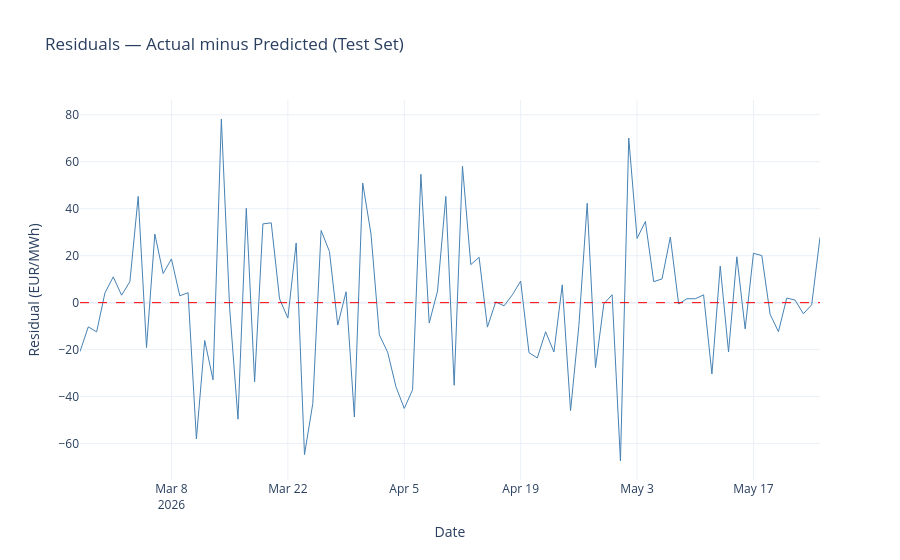
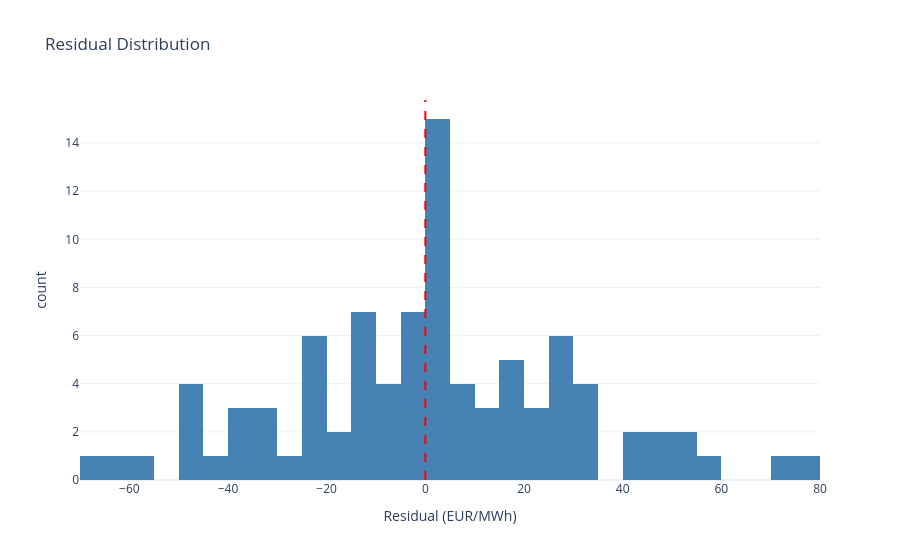
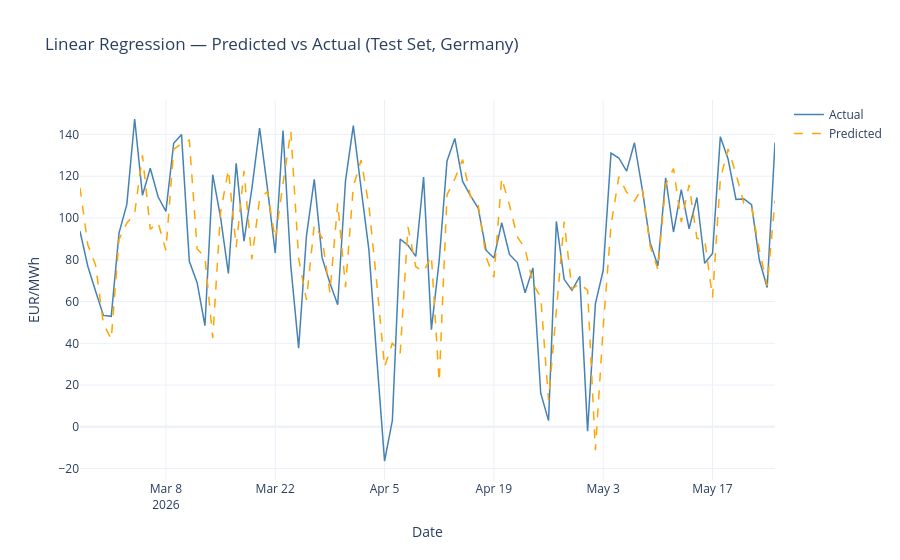
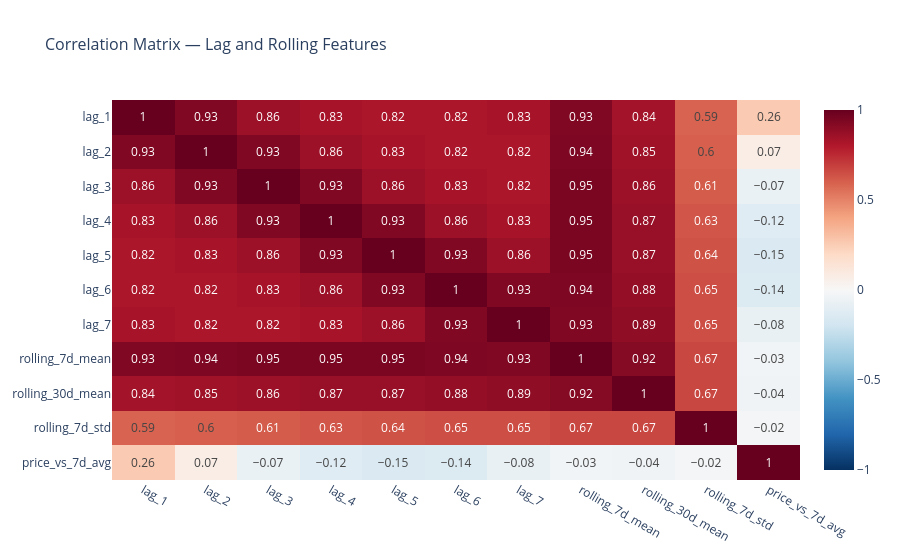

Notebook code for these charts, in order:
### Code cell
from sklearn.linear_model import LinearRegression
from sklearn.preprocessing import StandardScaler
from sklearn.metrics import mean_absolute_error, mean_squared_error
import numpy as np
import pandas as pd
import plotly.graph_objects as go
import plotly.express as px
import joblib
import os

os.makedirs("models", exist_ok=True)
os.makedirs("figures", exist_ok=True)

# Load combined dataset
combined = pd.read_csv("data/clean/prices_daily_ALL.csv", parse_dates=["date"])
combined = combined.sort_values(["country", "date"]).reset_index(drop=True)

# Lag features per country
for n in range(1, 8):
    combined[f"lag_{n}"] = combined.groupby("country")["avg_price_eur_mwh"].shift(n)

combined["rolling_7d_mean"]  = combined.groupby("country")["avg_price_eur_mwh"].shift(1).transform(lambda x: x.rolling(7).mean())
combined["rolling_30d_mean"] = combined.groupby("country")["avg_price_eur_mwh"].shift(1).transform(lambda x: x.rolling(30).mean())
combined["rolling_7d_std"]   = combined.groupby("country")["avg_price_eur_mwh"].shift(1).transform(lambda x: x.rolling(7).std())
combined["lag_1_filled"]     = combined.groupby("country")["avg_price_eur_mwh"].shift(1)
combined["price_vs_7d_avg"]  = combined["lag_1_filled"] / combined["rolling_7d_mean"]

# One-hot encode month, dayofweek, and country
month_dummies   = pd.get_dummies(combined["date"].dt.month, prefix="month", drop_first=True)
dow_dummies     = pd.get_dummies(combined["date"].dt.dayofweek, prefix="dow", drop_first=True)
country_dummies = pd.get_dummies(combined["country"], prefix="country", drop_first=True)
combined = pd.concat([combined, month_dummies, dow_dummies, country_dummies], axis=1)
combined = combined.dropna().reset_index(drop=True)

LAG_FEATURES     = [f"lag_{n}" for n in range(1, 8)]
ROLLING_FEATURES = ["rolling_7d_mean", "rolling_30d_mean", "rolling_7d_std", "price_vs_7d_avg"]
MONTH_FEATURES   = [col for col in combined.columns if col.startswith("month_")]
DOW_FEATURES     = [col for col in combined.columns if col.startswith("dow_")]
COUNTRY_FEATURES = [col for col in combined.columns if col.startswith("country_")]
FEATURES         = LAG_FEATURES + ROLLING_FEATURES + MONTH_FEATURES + DOW_FEATURES + COUNTRY_FEATURES
TARGET           = "avg_price_eur_mwh"

print(f"Total features: {len(FEATURES)}")
print(f"Total rows: {combined.shape[0]}")

# Train / test split — last 90 days per country
test_mask = combined.groupby("country")["date"].transform(lambda x: x >= x.nlargest(90).min())
train = combined[~test_mask]
test  = combined[test_mask]

X_train, y_train = train[FEATURES], train[TARGET]
X_test,  y_test  = test[FEATURES],  test[TARGET]

# Scale
scaler = StandardScaler()
X_train_scaled = scaler.fit_transform(X_train)
X_test_scaled  = scaler.transform(X_test)

# Train one model
model = LinearRegression()
model.fit(X_train_scaled, y_train)

# Evaluate
preds = model.predict(X_test_scaled)
mae   = mean_absolute_error(y_test, preds)
rmse  = np.sqrt(mean_squared_error(y_test, preds))
r2    = model.score(X_test_scaled, y_test)
print(f"\nOverall — MAE: {mae:.2f} | RMSE: {rmse:.2f} | R²: {r2:.3f}")

# Save one model and scaler
joblib.dump(model,    "models/lr_price_forecast_ALL.pkl")
joblib.dump(scaler,   "models/lr_scaler_ALL.pkl")
joblib.dump(FEATURES, "models/lr_features_ALL.pkl")
print("Model saved.")

# Pull DE test data for plots
de_test  = test[test["country"] == "DE"].copy()
de_preds = model.predict(scaler.transform(de_test[FEATURES]))

# Residual plot
residuals = de_test[TARGET].values - de_preds

fig_resid = go.Figure()
fig_resid.add_trace(go.Scatter(x=de_test["date"], y=residuals,
                               mode="lines", name="Residuals",
                               line=dict(color="steelblue", width=1)))
fig_resid.add_hline(y=0, line_color="red", line_width=1, line_dash="dash")
fig_resid.update_layout(title="Residuals — Actual minus Predicted (Test Set)",
                        yaxis_title="Residual (EUR/MWh)",
                        xaxis_title="Date", template="plotly_white")
fig_resid.write_html("figures/lr_residuals_DE.html")
fig_resid.show()

# Residual distribution
fig_resid_hist = px.histogram(x=residuals, nbins=40,
                               title="Residual Distribution",
                               labels={"x": "Residual (EUR/MWh)"},
                               color_discrete_sequence=["steelblue"],
                               template="plotly_white")
fig_resid_hist.add_vline(x=0, line_color="red", line_dash="dash")
fig_resid_hist.write_html("figures/lr_residuals_hist_DE.html")
fig_resid_hist.show()

print(f"\nResidual mean: {residuals.mean():.2f} EUR/MWh (should be near 0)")
print(f"Residual std:  {residuals.std():.2f} EUR/MWh")

# Plot: predicted vs actual
fig_pred = go.Figure()
fig_pred.add_trace(go.Scatter(x=de_test["date"], y=de_test[TARGET].values,
                              mode="lines", name="Actual",
                              line=dict(color="steelblue", width=1.5)))
fig_pred.add_trace(go.Scatter(x=de_test["date"], y=de_preds,
                              mode="lines", name="Predicted",
                              line=dict(color="orange", width=1.5, dash="dash")))
fig_pred.update_layout(title="Linear Regression — Predicted vs Actual (Test Set, Germany)",
                       yaxis_title="EUR/MWh", xaxis_title="Date", template="plotly_white")
fig_pred.write_html("figures/lr_predictions_DE.html")
fig_pred.show()

# Coefficients
coef_df = pd.Series(model.coef_, index=FEATURES).sort_values().reset_index()
coef_df.columns = ["feature", "coefficient"]
fig_coef = px.bar(coef_df, x="coefficient", y="feature", orientation="h",
                  title="Linear Regression Coefficients",
                  labels={"coefficient": "Coefficient", "feature": "Feature"},
                  color_discrete_sequence=["steelblue"], template="plotly_white")
fig_coef.add_vline(x=0, line_color="black", line_width=0.8)
fig_coef.write_html("figures/lr_coefficients_DE.html")
fig_coef.show()

# Feature importance table
coef_abs = pd.Series(np.abs(model.coef_), index=FEATURES)
coef_pct = (coef_abs / coef_abs.sum()).sort_values(ascending=False).reset_index()
coef_pct.columns = ["feature", "importance"]
print("\nFeature Importance (decimal):")
print(coef_pct.to_string(index=False))

# Save DE test predictions
test_out = de_test[["date"]].copy()
test_out["actual"]    = de_test[TARGET].values
test_out["predicted"] = de_preds
test_out.to_csv("data/clean/lr_test_predictions_DE.csv", index=False)
print("DE predictions saved.")

# 30-day forecast from any date for any country
def predict_from_date(start_date, country_code="DE", days=30):
    """
    Predict electricity prices for 30 days starting from any date for any country.
    Uses one shared model with country as a one-hot encoded feature.
    """
    trained_model = joblib.load("models/lr_price_forecast_ALL.pkl")
    fitted_scaler = joblib.load("models/lr_scaler_ALL.pkl")
    features      = joblib.load("models/lr_features_ALL.pkl")

    daily_df = pd.read_csv(f"data/clean/prices_daily_{country_code}.csv", parse_dates=["date"])
    daily_df = daily_df.sort_values("date").reset_index(drop=True)

    start_date = pd.Timestamp(start_date)
    df_copy = daily_df.copy()

    for n in range(1, 8):
        df_copy[f"lag_{n}"] = df_copy["avg_price_eur_mwh"].shift(n)
    df_copy["rolling_7d_mean"]  = df_copy["avg_price_eur_mwh"].shift(1).rolling(7).mean()
    df_copy["rolling_30d_mean"] = df_copy["avg_price_eur_mwh"].shift(1).rolling(30).mean()
    df_copy["rolling_7d_std"]   = df_copy["avg_price_eur_mwh"].shift(1).rolling(7).std()
    df_copy["lag_1_filled"]     = df_copy["avg_price_eur_mwh"].shift(1)
    df_copy["price_vs_7d_avg"]  = df_copy["lag_1_filled"] / df_copy["rolling_7d_mean"]

    month_dummies   = pd.get_dummies(df_copy["date"].dt.month, prefix="month", drop_first=True)
    dow_dummies     = pd.get_dummies(df_copy["date"].dt.dayofweek, prefix="dow", drop_first=True)
    df_copy["country"] = country_code
    country_dummies = pd.get_dummies(df_copy["country"], prefix="country", drop_first=True)
    df_copy = pd.concat([df_copy, month_dummies, dow_dummies, country_dummies], axis=1)

    # Ensure all feature columns exist
    for col in features:
        if col not in df_copy.columns:
            df_copy[col] = 0

    df_copy = df_copy.dropna().reset_index(drop=True)

    last_known_date = df_copy["date"].max()

    if start_date <= last_known_date:
        idx = df_copy[df_copy["date"] <= start_date].index[-1]
        last_row = df_copy.iloc[idx].copy()
        last_row = last_row[~last_row.index.duplicated(keep="first")]
    else:
        last_row = df_copy.iloc[-1].copy()
        last_row = last_row[~last_row.index.duplicated(keep="first")]
        current_date = last_known_date

        while current_date < start_date - pd.Timedelta(days=1):
            X = pd.DataFrame([last_row[features]])
            X_scaled = fitted_scaler.transform(X)
            pred = trained_model.predict(X_scaled)[0]

            current_date += pd.Timedelta(days=1)
            for i in range(7, 1, -1):
                last_row[f"lag_{i}"] = last_row[f"lag_{i-1}"]
            last_row["lag_1"]        = pred
            last_row["lag_1_filled"] = pred
            last_row["date"]         = current_date
            for col in features:
                if col.startswith("month_"):
                    last_row[col] = 1 if col == f"month_{current_date.month}" else 0
                if col.startswith("dow_"):
                    last_row[col] = 1 if col == f"dow_{current_date.dayofweek}" else 0
                if col.startswith("country_"):
                    last_row[col] = 1 if col == f"country_{country_code}" else 0

    predictions = []
    for _ in range(days):
        X = pd.DataFrame([last_row[features]])
        X_scaled = fitted_scaler.transform(X)
        pred = trained_model.predict(X_scaled)[0]

        date = last_row["date"] + pd.Timedelta(days=1)
        predictions.append({
            "date": str(date.date()),
            "predicted_price_eur_mwh": round(pred, 2)
        })

        for i in range(7, 1, -1):
            last_row[f"lag_{i}"] = last_row[f"lag_{i-1}"]
        last_row["lag_1"]        = pred
        last_row["lag_1_filled"] = pred
        last_row["date"]         = date
        for col in features:
            if col.startswith("month_"):
                last_row[col] = 1 if col == f"month_{date.month}" else 0
            if col.startswith("dow_"):
                last_row[col] = 1 if col == f"dow_{date.dayofweek}" else 0
            if col.startswith("country_"):
                last_row[col] = 1 if col == f"country_{country_code}" else 0

    return pd.DataFrame(predictions)

# Change these to any date and country you want
START_DATE   = "2026-05-25"
COUNTRY_CODE = "DE"

forecast_df = predict_from_date(START_DATE, COUNTRY_CODE)
print(f"\n30-Day Forecast for {COUNTRY_CODE} starting {START_DATE}:")
print(forecast_df.to_string(index=False))

fig_forecast = go.Figure()
fig_forecast.add_trace(go.Scatter(x=forecast_df["date"],
                                  y=forecast_df["predicted_price_eur_mwh"],
                                  mode="lines+markers", name="Forecast",
                                  line=dict(color="steelblue", width=2),
                                  marker=dict(size=5)))
fig_forecast.update_layout(
    title=f"30-Day Electricity Price Forecast — {COUNTRY_CODE} starting {START_DATE}",
    yaxis_title="EUR/MWh", xaxis_title="Date", template="plotly_white")
fig_forecast.write_html(f"figures/lr_forecast_{COUNTRY_CODE}_{START_DATE}.html")
fig_forecast.show()

forecast_df.to_csv(f"data/clean/lr_forecast_{COUNTRY_CODE}_{START_DATE}.csv", index=False)
print("Forecast saved.")

### Figure 1 — Plotly figure (JSON) as saved in the notebook; plotly's stock layout.template omitted (floating-point values rounded to 4 significant figures)
{"data": [{"line": {"color": "steelblue", "width": 1}, "mode": "lines", "name": "Residuals", "type": "scatter", "x": ["2026-02-25T00:00:00.000000", "2026-02-26T00:00:00.000000", "2026-02-27T00:00:00.000000", "2026-02-28T00:00:00.000000", "2026-03-01T00:00:00.000000", "2026-03-02T00:00:00.000000", "2026-03-03T00:00:00.000000", "2026-03-04T00:00:00.000000", "2026-03-05T00:00:00.000000", "2026-03-06T00:00:00.000000", "2026-03-07T00:00:00.000000", "2026-03-08T00:00:00.000000", "2026-03-09T00:00:00.000000", "2026-03-10T00:00:00.000000", "2026-03-11T00:00:00.000000", "2026-03-12T00:00:00.000000", "2026-03-13T00:00:00.000000", "2026-03-14T00:00:00.000000", "2026-03-15T00:00:00.000000", "2026-03-16T00:00:00.000000", "2026-03-17T00:00:00.000000", "2026-03-18T00:00:00.000000", "2026-03-19T00:00:00.000000", "2026-03-20T00:00:00.000000", "2026-03-21T00:00:00.000000", "2026-03-22T00:00:00.000000", "2026-03-23T00:00:00.000000", "2026-03-24T00:00:00.000000", "2026-03-25T00:00:00.000000", "2026-03-26T00:00:00.000000", "2026-03-27T00:00:00.000000", "2026-03-28T00:00:00.000000", "2026-03-29T00:00:00.000000", "2026-03-30T00:00:00.000000", "2026-03-31T00:00:00.000000", "2026-04-01T00:00:00.000000", "2026-04-02T00:00:00.000000", "2026-04-03T00:00:00.000000", "2026-04-04T00:00:00.000000", "2026-04-05T00:00:00.000000", "2026-04-06T00:00:00.000000", "2026-04-07T00:00:00.000000", "2026-04-08T00:00:00.000000", "2026-04-09T00:00:00.000000", "2026-04-10T00:00:00.000000", "2026-04-11T00:00:00.000000", "2026-04-12T00:00:00.000000", "2026-04-13T00:00:00.000000", "2026-04-14T00:00:00.000000", "2026-04-15T00:00:00.000000", "2026-04-16T00:00:00.000000", "2026-04-17T00:00:00.000000", "2026-04-18T00:00:00.000000", "2026-04-19T00:00:00.000000", "2026-04-20T00:00:00.000000", "2026-04-21T00:00:00.000000", "2026-04-22T00:00:00.000000", "2026-04-23T00:00:00.000000", "2026-04-24T00:00:00.000000", "2026-04-25T00:00:00.000000", "2026-04-26T00:00:00.000000", "2026-04-27T00:00:00.000000", "2026-04-28T00:00:00.000000", "2026-04-29T00:00:00.000000", "2026-04-30T00:00:00.000000", "2026-05-01T00:00:00.000000", "2026-05-02T00:00:00.000000", "2026-05-03T00:00:00.000000", "2026-05-04T00:00:00.000000", "2026-05-05T00:00:00.000000", "2026-05-06T00:00:00.000000", "2026-05-07T00:00:00.000000", "2026-05-08T00:00:00.000000", "2026-05-09T00:00:00.000000", "2026-05-10T00:00:00.000000", "2026-05-11T00:00:00.000000", "2026-05-12T00:00:00.000000", "2026-05-13T00:00:00.000000", "2026-05-14T00:00:00.000000", "2026-05-15T00:00:00.000000", "2026-05-16T00:00:00.000000", "2026-05-17T00:00:00.000000", "2026-05-18T00:00:00.000000", "2026-05-19T00:00:00.000000", "2026-05-20T00:00:00.000000", "2026-05-21T00:00:00.000000", "2026-05-22T00:00:00.000000", "2026-05-23T00:00:00.000000", "2026-05-24T00:00:00.000000", "2026-05-25T00:00:00.000000"], "y": [-20.82, -10.31, -12.44, 4.135, 10.98, 3.17, 8.954, 45.23, -19.09, 29.21, 12.4, 18.61, 2.923, 4.224, -58.03, -16.11, -32.84, 78.19, -2.422, -49.61, 40.18, -33.67, 33.53, 33.98, 1.627, -6.548, 25.41, -64.71, -42.9, 30.72, 21.8, -9.543, 4.635, -48.67, 50.93, 29.22, -13.7, -21.09, -35.8, -45.04, -37.09, 54.66, -8.671, 4.937, 45.23, -35.17, 58.13, 16.2, 19.3, -10.41, 0.3267, -1.372, 3.326, 9.199, -21.31, -23.54, -12.41, -21.01, 7.58, -45.97, -9.785, 42.32, -27.65, -0.5227, 3.385, -67.41, 70.06, 27.35, 34.54, 8.951, 10.09, 27.93, -0.554, 1.675, 1.665, 3.312, -30.35, 15.55, -21.02, 19.53, -11.17, 21.01, 20.04, -4.943, -12.37, 1.941, 1.118, -4.731, -0.9057, 27.82]}], "layout": {"shapes": [{"line": {"color": "red", "dash": "dash", "width": 1}, "type": "line", "x0": 0, "x1": 1, "xref": "x domain", "y0": 0, "y1": 0, "yref": "y"}], "title": {"text": "Residuals — Actual minus Predicted (Test Set)"}, "xaxis": {"title": {"text": "Date"}}, "yaxis": {"title": {"text": "Residual (EUR/MWh)"}}}}

### Figure 2 — Plotly figure (JSON) as saved in the notebook; plotly's stock layout.template omitted (floating-point values rounded to 4 significant figures)
{"data": [{"bingroup": "x", "hovertemplate": "Residual (EUR/MWh)=%{x}<br>count=%{y}<extra></extra>", "legendgroup": "", "marker": {"color": "steelblue", "pattern": {"shape": ""}}, "name": "", "nbinsx": 40, "orientation": "v", "showlegend": false, "type": "histogram", "x": [-20.82, -10.31, -12.44, 4.135, 10.98, 3.17, 8.954, 45.23, -19.09, 29.21, 12.4, 18.61, 2.923, 4.224, -58.03, -16.11, -32.84, 78.19, -2.422, -49.61, 40.18, -33.67, 33.53, 33.98, 1.627, -6.548, 25.41, -64.71, -42.9, 30.72, 21.8, -9.543, 4.635, -48.67, 50.93, 29.22, -13.7, -21.09, -35.8, -45.04, -37.09, 54.66, -8.671, 4.937, 45.23, -35.17, 58.13, 16.2, 19.3, -10.41, 0.3267, -1.372, 3.326, 9.199, -21.31, -23.54, -12.41, -21.01, 7.58, -45.97, -9.785, 42.32, -27.65, -0.5227, 3.385, -67.41, 70.06, 27.35, 34.54, 8.951, 10.09, 27.93, -0.554, 1.675, 1.665, 3.312, -30.35, 15.55, -21.02, 19.53, -11.17, 21.01, 20.04, -4.943, -12.37, 1.941, 1.118, -4.731, -0.9057, 27.82], "xaxis": "x", "yaxis": "y"}], "layout": {"barmode": "relative", "legend": {"tracegroupgap": 0}, "shapes": [{"line": {"color": "red", "dash": "dash"}, "type": "line", "x0": 0, "x1": 0, "xref": "x", "y0": 0, "y1": 1, "yref": "y domain"}], "title": {"text": "Residual Distribution"}, "xaxis": {"anchor": "y", "domain": [0, 1], "title": {"text": "Residual (EUR/MWh)"}}, "yaxis": {"anchor": "x", "domain": [0, 1], "title": {"text": "count"}}}}

### Figure 3 — Plotly figure (JSON) as saved in the notebook; plotly's stock layout.template omitted (floating-point values rounded to 4 significant figures)
{"data": [{"line": {"color": "steelblue", "width": 1.5}, "mode": "lines", "name": "Actual", "type": "scatter", "x": ["2026-02-25T00:00:00.000000", "2026-02-26T00:00:00.000000", "2026-02-27T00:00:00.000000", "2026-02-28T00:00:00.000000", "2026-03-01T00:00:00.000000", "2026-03-02T00:00:00.000000", "2026-03-03T00:00:00.000000", "2026-03-04T00:00:00.000000", "2026-03-05T00:00:00.000000", "2026-03-06T00:00:00.000000", "2026-03-07T00:00:00.000000", "2026-03-08T00:00:00.000000", "2026-03-09T00:00:00.000000", "2026-03-10T00:00:00.000000", "2026-03-11T00:00:00.000000", "2026-03-12T00:00:00.000000", "2026-03-13T00:00:00.000000", "2026-03-14T00:00:00.000000", "2026-03-15T00:00:00.000000", "2026-03-16T00:00:00.000000", "2026-03-17T00:00:00.000000", "2026-03-18T00:00:00.000000", "2026-03-19T00:00:00.000000", "2026-03-20T00:00:00.000000", "2026-03-21T00:00:00.000000", "2026-03-22T00:00:00.000000", "2026-03-23T00:00:00.000000", "2026-03-24T00:00:00.000000", "2026-03-25T00:00:00.000000", "2026-03-26T00:00:00.000000", "2026-03-27T00:00:00.000000", "2026-03-28T00:00:00.000000", "2026-03-29T00:00:00.000000", "2026-03-30T00:00:00.000000", "2026-03-31T00:00:00.000000", "2026-04-01T00:00:00.000000", "2026-04-02T00:00:00.000000", "2026-04-03T00:00:00.000000", "2026-04-04T00:00:00.000000", "2026-04-05T00:00:00.000000", "2026-04-06T00:00:00.000000", "2026-04-07T00:00:00.000000", "2026-04-08T00:00:00.000000", "2026-04-09T00:00:00.000000", "2026-04-10T00:00:00.000000", "2026-04-11T00:00:00.000000", "2026-04-12T00:00:00.000000", "2026-04-13T00:00:00.000000", "2026-04-14T00:00:00.000000", "2026-04-15T00:00:00.000000", "2026-04-16T00:00:00.000000", "2026-04-17T00:00:00.000000", "2026-04-18T00:00:00.000000", "2026-04-19T00:00:00.000000", "2026-04-20T00:00:00.000000", "2026-04-21T00:00:00.000000", "2026-04-22T00:00:00.000000", "2026-04-23T00:00:00.000000", "2026-04-24T00:00:00.000000", "2026-04-25T00:00:00.000000", "2026-04-26T00:00:00.000000", "2026-04-27T00:00:00.000000", "2026-04-28T00:00:00.000000", "2026-04-29T00:00:00.000000", "2026-04-30T00:00:00.000000", "2026-05-01T00:00:00.000000", "2026-05-02T00:00:00.000000", "2026-05-03T00:00:00.000000", "2026-05-04T00:00:00.000000", "2026-05-05T00:00:00.000000", "2026-05-06T00:00:00.000000", "2026-05-07T00:00:00.000000", "2026-05-08T00:00:00.000000", "2026-05-09T00:00:00.000000", "2026-05-10T00:00:00.000000", "2026-05-11T00:00:00.000000", "2026-05-12T00:00:00.000000", "2026-05-13T00:00:00.000000", "2026-05-14T00:00:00.000000", "2026-05-15T00:00:00.000000", "2026-05-16T00:00:00.000000", "2026-05-17T00:00:00.000000", "2026-05-18T00:00:00.000000", "2026-05-19T00:00:00.000000", "2026-05-20T00:00:00.000000", "2026-05-21T00:00:00.000000", "2026-05-22T00:00:00.000000", "2026-05-23T00:00:00.000000", "2026-05-24T00:00:00.000000", "2026-05-25T00:00:00.000000"], "y": [93.66, 76.89, 64.92, 53.35, 52.93, 92.86, 106.5, 147.4, 110.9, 123.8, 110.2, 103.1, 135.8, 139.9, 79.25, 69.05, 48.44, 120.7, 100.3, 73.5, 126.2, 88.91, 113.8, 143.0, 114.3, 83.24, 141.9, 76.81, 37.68, 91.48, 118.5, 81.0, 68.88, 58.44, 117.8, 144.2, 114.0, 84.64, 33.07, -16.34, 3.036, 89.89, 86.97, 81.63, 119.6, 46.57, 79.73, 127.3, 138.1, 117.5, 110.7, 104.6, 84.59, 80.81, 97.71, 82.57, 78.67, 64.21, 76.11, 16.13, 2.985, 98.35, 70.65, 65.36, 72.06, -2.079, 58.85, 74.97, 131.1, 128.7, 122.4, 136.0, 113.8, 88.33, 77.09, 119.3, 93.31, 113.5, 94.85, 109.8, 78.3, 83.0, 138.9, 128.1, 108.9, 109.1, 106.3, 79.78, 66.72, 136.1]}, {"line": {"color": "orange", "dash": "dash", "width": 1.5}, "mode": "lines", "name": "Predicted", "type": "scatter", "x": ["2026-02-25T00:00:00.000000", "2026-02-26T00:00:00.000000", "2026-02-27T00:00:00.000000", "2026-02-28T00:00:00.000000", "2026-03-01T00:00:00.000000", "2026-03-02T00:00:00.000000", "2026-03-03T00:00:00.000000", "2026-03-04T00:00:00.000000", "2026-03-05T00:00:00.000000", "2026-03-06T00:00:00.000000", "2026-03-07T00:00:00.000000", "2026-03-08T00:00:00.000000", "2026-03-09T00:00:00.000000", "2026-03-10T00:00:00.000000", "2026-03-11T00:00:00.000000", "2026-03-12T00:00:00.000000", "2026-03-13T00:00:00.000000", "2026-03-14T00:00:00.000000", "2026-03-15T00:00:00.000000", "2026-03-16T00:00:00.000000", "2026-03-17T00:00:00.000000", "2026-03-18T00:00:00.000000", "2026-03-19T00:00:00.000000", "2026-03-20T00:00:00.000000", "2026-03-21T00:00:00.000000", "2026-03-22T00:00:00.000000", "2026-03-23T00:00:00.000000", "2026-03-24T00:00:00.000000", "2026-03-25T00:00:00.000000", "2026-03-26T00:00:00.000000", "2026-03-27T00:00:00.000000", "2026-03-28T00:00:00.000000", "2026-03-29T00:00:00.000000", "2026-03-30T00:00:00.000000", "2026-03-31T00:00:00.000000", "2026-04-01T00:00:00.000000", "2026-04-02T00:00:00.000000", "2026-04-03T00:00:00.000000", "2026-04-04T00:00:00.000000", "2026-04-05T00:00:00.000000", "2026-04-06T00:00:00.000000", "2026-04-07T00:00:00.000000", "2026-04-08T00:00:00.000000", "2026-04-09T00:00:00.000000", "2026-04-10T00:00:00.000000", "2026-04-11T00:00:00.000000", "2026-04-12T00:00:00.000000", "2026-04-13T00:00:00.000000", "2026-04-14T00:00:00.000000", "2026-04-15T00:00:00.000000", "2026-04-16T00:00:00.000000", "2026-04-17T00:00:00.000000", "2026-04-18T00:00:00.000000", "2026-04-19T00:00:00.000000", "2026-04-20T00:00:00.000000", "2026-04-21T00:00:00.000000", "2026-04-22T00:00:00.000000", "2026-04-23T00:00:00.000000", "2026-04-24T00:00:00.000000", "2026-04-25T00:00:00.000000", "2026-04-26T00:00:00.000000", "2026-04-27T00:00:00.000000", "2026-04-28T00:00:00.000000", "2026-04-29T00:00:00.000000", "2026-04-30T00:00:00.000000", "2026-05-01T00:00:00.000000", "2026-05-02T00:00:00.000000", "2026-05-03T00:00:00.000000", "2026-05-04T00:00:00.000000", "2026-05-05T00:00:00.000000", "2026-05-06T00:00:00.000000", "2026-05-07T00:00:00.000000", "2026-05-08T00:00:00.000000", "2026-05-09T00:00:00.000000", "2026-05-10T00:00:00.000000", "2026-05-11T00:00:00.000000", "2026-05-12T00:00:00.000000", "2026-05-13T00:00:00.000000", "2026-05-14T00:00:00.000000", "2026-05-15T00:00:00.000000", "2026-05-16T00:00:00.000000", "2026-05-17T00:00:00.000000", "2026-05-18T00:00:00.000000", "2026-05-19T00:00:00.000000", "2026-05-20T00:00:00.000000", "2026-05-21T00:00:00.000000", "2026-05-22T00:00:00.000000", "2026-05-23T00:00:00.000000", "2026-05-24T00:00:00.000000", "2026-05-25T00:00:00.000000"], "y": [114.5, 87.19, 77.37, 49.22, 41.95, 89.7, 97.57, 102.2, 129.9, 94.59, 97.77, 84.52, 132.9, 135.7, 137.3, 85.15, 81.27, 42.54, 102.7, 123.1, 85.98, 122.6, 80.26, 109.0, 112.7, 89.79, 116.5, 141.5, 80.59, 60.77, 96.73, 90.54, 64.24, 107.1, 66.9, 115.0, 127.7, 105.7, 68.88, 28.69, 40.13, 35.23, 95.64, 76.69, 74.33, 81.74, 21.6, 111.1, 118.8, 127.9, 110.4, 106.0, 81.26, 71.61, 119.0, 106.1, 91.08, 85.22, 68.53, 62.1, 12.77, 56.04, 98.29, 65.88, 68.68, 65.33, -11.21, 47.62, 96.52, 119.8, 112.4, 108.1, 114.4, 86.66, 75.43, 115.9, 123.7, 98.0, 115.9, 90.28, 89.47, 62.0, 118.9, 133.1, 121.3, 107.2, 105.2, 84.51, 67.63, 108.3]}], "layout": {"title": {"text": "Linear Regression — Predicted vs Actual (Test Set, Germany)"}, "xaxis": {"title": {"text": "Date"}}, "yaxis": {"title": {"text": "EUR/MWh"}}}}

### Figure 4 — Plotly figure (JSON) as saved in the notebook; plotly's stock layout.template omitted (floating-point values rounded to 4 significant figures)
{"data": [{"coloraxis": "coloraxis", "hovertemplate": "x: %{x}<br>y: %{y}<br>color: %{z}<extra></extra>", "name": "0", "texttemplate": "%{z}", "type": "heatmap", "x": ["lag_1", "lag_2", "lag_3", "lag_4", "lag_5", "lag_6", "lag_7", "rolling_7d_mean", "rolling_30d_mean", "rolling_7d_std", "price_vs_7d_avg"], "xaxis": "x", "y": ["lag_1", "lag_2", "lag_3", "lag_4", "lag_5", "lag_6", "lag_7", "rolling_7d_mean", "rolling_30d_mean", "rolling_7d_std", "price_vs_7d_avg"], "yaxis": "y", "z": [[1.0, 0.93, 0.86, 0.83, 0.82, 0.82, 0.83, 0.93, 0.84, 0.59, 0.26], [0.93, 1.0, 0.93, 0.86, 0.83, 0.82, 0.82, 0.94, 0.85, 0.6, 0.07], [0.86, 0.93, 1.0, 0.93, 0.86, 0.83, 0.82, 0.95, 0.86, 0.61, -0.07], [0.83, 0.86, 0.93, 1.0, 0.93, 0.86, 0.83, 0.95, 0.87, 0.63, -0.12], [0.82, 0.83, 0.86, 0.93, 1.0, 0.93, 0.86, 0.95, 0.87, 0.64, -0.15], [0.82, 0.82, 0.83, 0.86, 0.93, 1.0, 0.93, 0.94, 0.88, 0.65, -0.14], [0.83, 0.82, 0.82, 0.83, 0.86, 0.93, 1.0, 0.93, 0.89, 0.65, -0.08], [0.93, 0.94, 0.95, 0.95, 0.95, 0.94, 0.93, 1.0, 0.92, 0.67, -0.03], [0.84, 0.85, 0.86, 0.87, 0.87, 0.88, 0.89, 0.92, 1.0, 0.67, -0.04], [0.59, 0.6, 0.61, 0.63, 0.64, 0.65, 0.65, 0.67, 0.67, 1.0, -0.02], [0.26, 0.07, -0.07, -0.12, -0.15, -0.14, -0.08, -0.03, -0.04, -0.02, 1.0]]}], "layout": {"coloraxis": {"autocolorscale": false, "cmax": 1, "cmin": -1, "colorscale": [[0, "rgb(5,48,97)"], [0.1, "rgb(33,102,172)"], [0.2, "rgb(67,147,195)"], [0.3, "rgb(146,197,222)"], [0.4, "rgb(209,229,240)"], [0.5, "rgb(247,247,247)"], [0.6, "rgb(253,219,199)"], [0.7, "rgb(244,165,130)"], [0.8, "rgb(214,96,77)"], [0.9, "rgb(178,24,43)"], [1, "rgb(103,0,31)"]]}, "title": {"font": {"size": 16}, "text": "Correlation Matrix — Lag and Rolling Features"}, "xaxis": {"anchor": "y", "domain": [0, 1]}, "yaxis": {"anchor": "x", "autorange": "reversed", "domain": [0, 1]}}}
